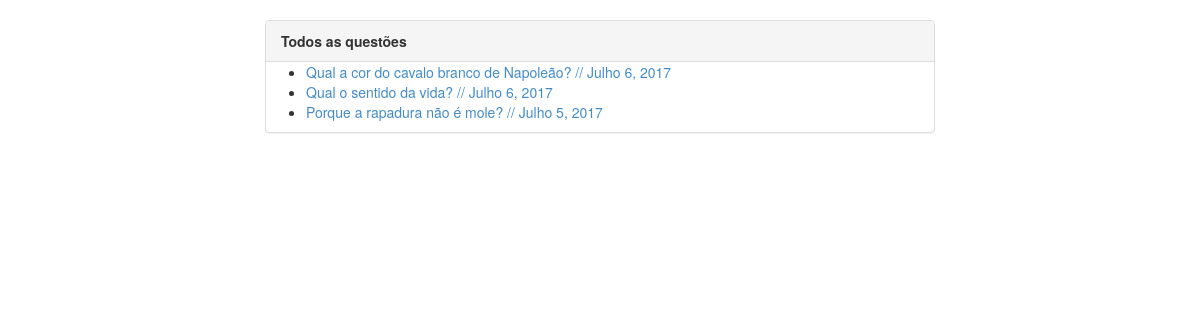
Before: / with the older database file.
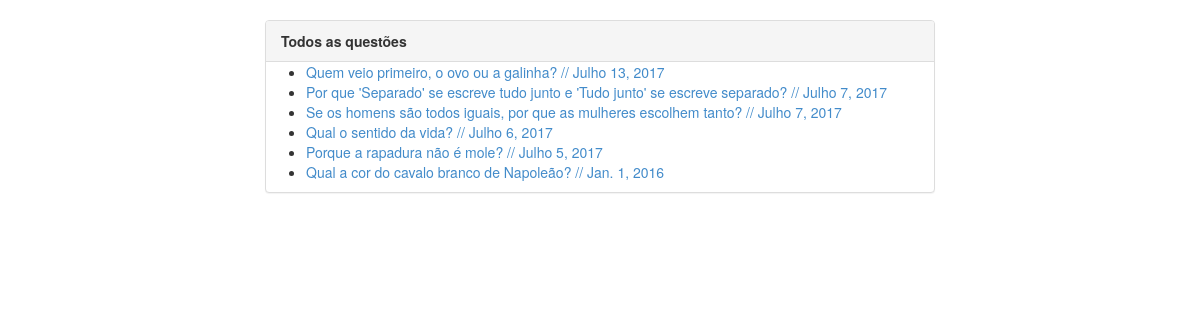
After: the same page with the newer database file.
### pools/models.py (models this page shows, shortened)
class Question(models.Model):
    question_text = models.CharField(max_length=255, null=False)
    closed = models.BooleanField(default=False)
    pub_date = models.DateField()

### pools/views.py (the view)
# urls.py: url(r'^$', views.index, name='index'),
def index(request):
    questions = Question.objects.order_by('-pub_date')
    contexto = {'questions': questions}
    return render(request, 'index.html', contexto)

### pools/templates/index.html
{% extends 'base.html' %}
{% block body %}
<div class="col-lg-12">
    <div class="panel panel-default">
        <div class="panel-heading">
            <strong>Todos as questões</strong>
        </div>
        {% if questions %}
        <ul>
            {% for question in questions %}
            <li>
                <a href="{% url 'exibir' question.id %}"> {{ question.question_text }} // {{ question.pub_date }}
                </a>
            </li>
            {% endfor %}
        </ul>
        {% else %}
            <p>Nenhuma questão encontrada!!</p>
        {% endif %}
    </div>
</div>
{% endblock %}

### pools/templates/base.html (shortened to what this page needs)
<!DOCTYPE html>
{% load staticfiles %}
<html lang="pt-br">
<head>
    <link rel="stylesheet" href="{% static 'styles/bootstrap.css' %}">
    <link rel="stylesheet" href="{% static 'styles/main.css' %}">
</head>
<body>
    <div class="container">
        {% block body %}
        {% endblock %}
    </div>
</body>
</html>

### pools/static/styles/main.css (style rules this page uses)
body { padding-top: 20px; padding-bottom: 20px; }
@media (min-width: 768px) { .container { max-width: 730px; } }

Changed rows visible on the page:
added Question: question_text "Quem veio primeiro, o ovo ou a galinha?", pub_date "Julho 13, 2017"
added Question: question_text "Por que 'Separado' se escreve tudo junto e 'Tudo junto' se escreve separado?", pub_date "Julho 7, 2017"
added Question: question_text "Se os homens são todos iguais, por que as mulheres escolhem tanto?", pub_date "Julho 7, 2017"
changed Question "Qual a cor do cavalo branco de Napoleão?": pub_date "Julho 6, 2017" → "Jan. 1, 2016"; moves down the list
